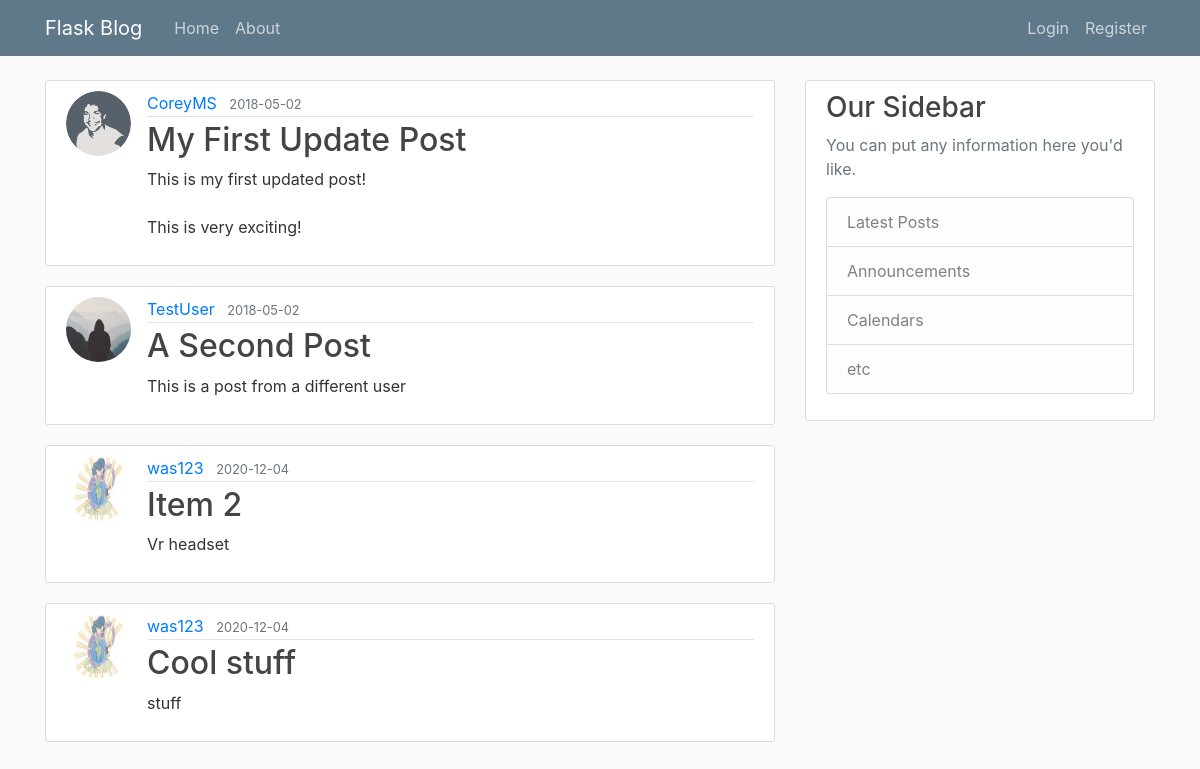
The page /home on the database its author committed.
### flaskblog/models.py (models this page shows, shortened)
class Post(db.Model):
    id = db.Column(db.Integer, primary_key=True)
    title = db.Column(db.String(100), nullable=False)
    date_posted = db.Column(db.DateTime, nullable=False, default=datetime.utcnow)
    content = db.Column(db.Text, nullable=False)
    user_id = db.Column(db.Integer, db.ForeignKey('user.id'), nullable=False)

class User(db.Model, UserMixin):
    id = db.Column(db.Integer, primary_key=True)
    username = db.Column(db.String(20), unique=True, nullable=False)
    email = db.Column(db.String(120), unique=True, nullable=False)
    image_file = db.Column(db.String(20), nullable=False, default='default.jpg')
    password = db.Column(db.String(60), nullable=False)
    posts = db.relationship('Post', backref='author', lazy=True)

### flaskblog/routes.py (the view)
@app.route("/")
@app.route("/home")
def home():
    posts = Post.query.all()
    return render_template('home.html', posts=posts)

### flaskblog/templates/home.html
{% extends "layout.html" %}
{% block content %}
    {% for post in posts %}
        <article class="media content-section">
          <img class="rounded-circle article-img" src="{{ url_for('static', filename='profile_pics/' + post.author.image_file) }}">
          <div class="media-body">
            <div class="article-metadata">
              <a class="mr-2" href="#">{{ post.author.username }}</a>
              <small class="text-muted">{{ post.date_posted.strftime('%Y-%m-%d') }}</small>
            </div>
            <h2><a class="article-title" href="{{ url_for('post', post_id=post.id) }}">{{ post.title }}</a></h2>
            <p class="article-content">{{ post.content }}</p>
          </div>
        </article>
    {% endfor %}
{% endblock content %}

### flaskblog/templates/layout.html (shortened to what this page needs)
<!DOCTYPE html>
<html>
<head>
    <link rel="stylesheet" href="https://maxcdn.bootstrapcdn.com/bootstrap/4.0.0/css/bootstrap.min.css">
    <link rel="stylesheet" type="text/css" href="{{ url_for('static', filename='main.css') }}">
</head>
<body>
    <header class="site-header">
      <nav class="navbar navbar-expand-md navbar-dark bg-steel fixed-top">
        <div class="container">
          <a class="navbar-brand mr-4" href="/">Flask Blog</a>
          <div class="collapse navbar-collapse" id="navbarToggle">
            <div class="navbar-nav mr-auto">
              <a class="nav-item nav-link" href="{{ url_for('home') }}">Home</a>
              <a class="nav-item nav-link" href="{{ url_for('about') }}">About</a>
            </div>
            <div class="navbar-nav">
              {% if current_user.is_authenticated %}
                <a class="nav-item nav-link" href="{{ url_for('new_post') }}">New Bid</a>
                <a class="nav-item nav-link" href="{{ url_for('account') }}">Account</a>
                <a class="nav-item nav-link" href="{{ url_for('logout') }}">Logout</a>
              {% else %}
                <a class="nav-item nav-link" href="{{ url_for('login') }}">Login</a>
                <a class="nav-item nav-link" href="{{ url_for('register') }}">Register</a>
              {% endif %}
            </div>
          </div>
        </div>
      </nav>
    </header>
    <main role="main" class="container">
      <div class="row">
        <div class="col-md-8">
          {% block content %}{% endblock %}
        </div>
        <div class="col-md-4">
          <div class="content-section">
            <h3>Our Sidebar</h3>
            <p class='text-muted'>You can put any information here you'd like.
              <ul class="list-group">
                <li class="list-group-item list-group-item-light">Latest Posts</li>
                <li class="list-group-item list-group-item-light">Announcements</li>
                <li class="list-group-item list-group-item-light">Calendars</li>
                <li class="list-group-item list-group-item-light">etc</li>
              </ul>
            </p>
          </div>
        </div>
      </div>
    </main>
</body>
</html>

### flaskblog/static/main.css (style rules this page uses)
body { background: #fafafa; color: #333333; margin-top: 5rem; }
h1, h2, h3, h4, h5, h6 { color: #444444; }
.bg-steel { background-color: #5f788a; }
.site-header .navbar-nav .nav-link { color: #cbd5db; }
.content-section { background: #ffffff; padding: 10px 20px; border: 1px solid #dddddd; border-radius: 3px; margin-bottom: 20px; }
.article-title { color: #444444; }
.article-content { white-space: pre-line; }
.article-img { height: 65px; width: 65px; margin-right: 16px; }
.article-metadata { padding-bottom: 1px; margin-bottom: 4px; border-bottom: 1px solid #e3e3e3 }

### rows shown on the page
Post: image_file (picture), author.username "CoreyMS", date_posted "2018-05-02", title "My First Update Post", content "This is my first updated post! This is very exciting!"
Post: image_file (placeholder picture), author.username "TestUser", date_posted "2018-05-02", title "A Second Post", content "This is a post from a different user"
Post: image_file (picture), author.username "was123", date_posted "2020-12-04", title "Item 2", content "Vr headset"
Post: image_file (picture), author.username "was123", date_posted "2020-12-04", title "Cool stuff", content "stuff"
